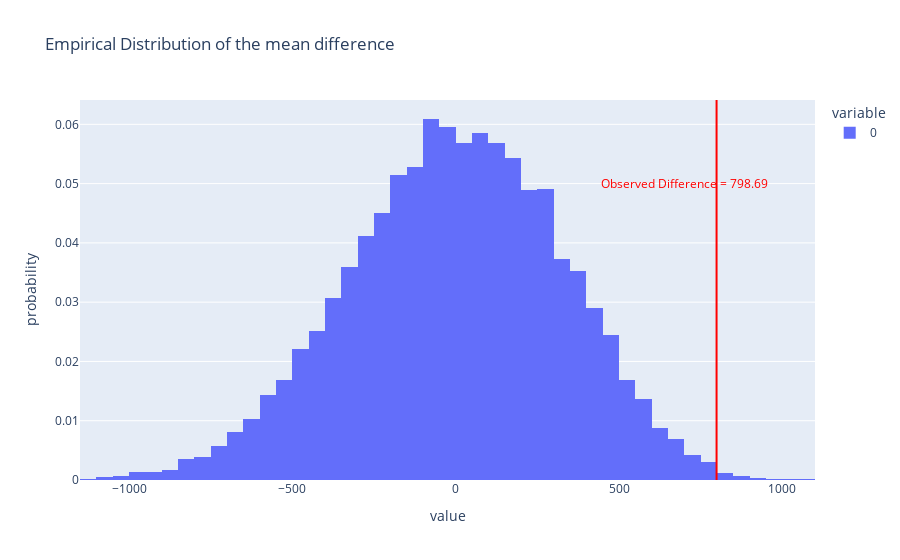

Notebook code for this chart:
### Markdown cell above
We reject the null hypothesis with a alpha of 0.01, thus we can conclude that the missingness of CUSTOMERS.AFFECTED column is correlated with duration of the outage.

### Code cell
plot = px.histogram(stats_test, nbins = 50, histnorm='probability', title='Empirical Distribution of the mean difference')
plot.add_vline(observed_stats, line_color='red')
plot.add_annotation(text=f'<span style="color:red">Observed Difference = {round(observed_stats, 2)}</span>',
                   x=700, showarrow=False, y=0.05)
plot.show()
plot.write_html('MV-2.html',include_plotlyjs='cdn')

### Figure 1 — Plotly figure (JSON) as saved in the notebook; plotly's stock layout.template omitted (floating-point values rounded to 4 significant figures; data arrays with more than 128 entries replaced by an {"elided": "..."} marker saying what was removed)
{"data": [{"alignmentgroup": "True", "bingroup": "x", "histnorm": "probability", "hovertemplate": "variable=0<br>value=%{x}<br>probability=%{y}<extra></extra>", "legendgroup": "0", "marker": {"color": "#636efa", "pattern": {"shape": ""}}, "name": "0", "nbinsx": 50, "offsetgroup": "0", "orientation": "v", "showlegend": true, "type": "histogram", "x": {"elided": "10000 float values"}, "xaxis": "x", "yaxis": "y"}], "layout": {"annotations": [{"showarrow": false, "text": "<span style=\"color:red\">Observed Difference = 798.69</span>", "x": 700, "y": 0.05}], "barmode": "relative", "legend": {"title": {"text": "variable"}, "tracegroupgap": 0}, "shapes": [{"line": {"color": "red"}, "type": "line", "x0": 798.7, "x1": 798.7, "xref": "x", "y0": 0, "y1": 1, "yref": "y domain"}], "title": {"text": "Empirical Distribution of the mean difference"}, "xaxis": {"anchor": "y", "domain": [0, 1], "title": {"text": "value"}}, "yaxis": {"anchor": "x", "domain": [0, 1], "title": {"text": "probability"}}}}
